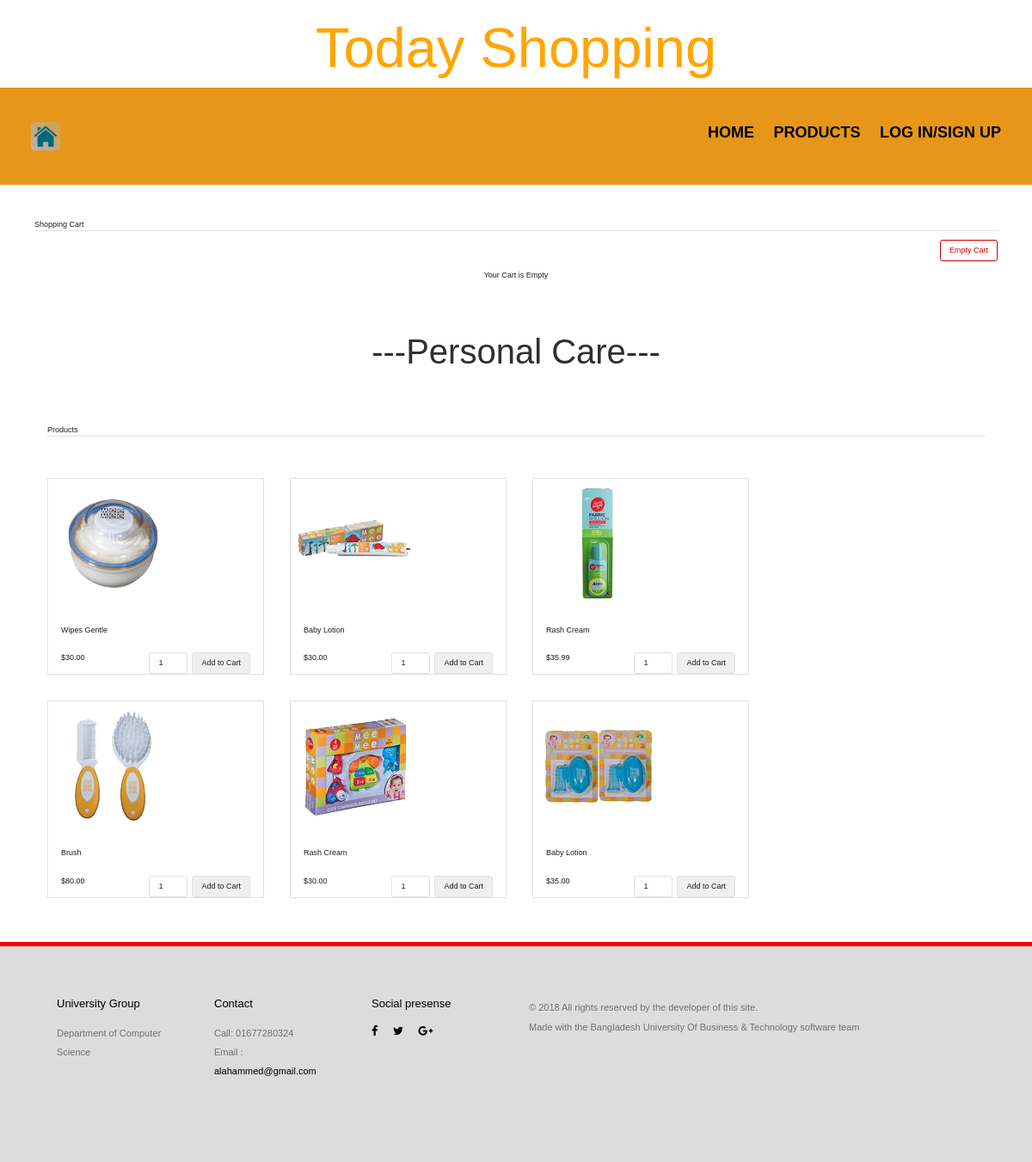
The app's page /personal-care.php with its own data.
### tables this page shows
CREATE TABLE `tblproduct` (
  `id` int(8) NOT NULL,
  `name` varchar(255) NOT NULL,
  `code` varchar(255) NOT NULL,
  `image` text NOT NULL,
  `price` double(10,2) NOT NULL,
  `catagory` varchar(200) NOT NULL,
  `u_id` int(100) NOT NULL,
  `stats` varchar(10) NOT NULL
);

### dbcontroller.php (called while the page is built, shortened)
<?php
class DBController {
	private $host = "localhost";
	private $user = "root";
	private $password = "";
	private $database = "property";
	private $conn;
	function __construct() {
		$this->conn = $this->connectDB();
	}
	function connectDB() {
		$conn = mysqli_connect($this->host,$this->user,$this->password,$this->database);
		return $conn;
	}
	function runQuery($query) {
		$result = mysqli_query($this->conn,$query);
		while($row=mysqli_fetch_assoc($result)) {
			$resultset[] = $row;
		}
		if(!empty($resultset))
			return $resultset;
	}
}
?>

### personal-care.php (the view, shortened to what this page needs)
<?php
include "header.php";
require_once("dbcontroller.php");
$db_handle = new DBController();
?>
<HTML>
<HEAD>
<link href="style.css" type="text/css" rel="stylesheet" />
</HEAD>
<BODY>
<div id="shopping-cart">
<div class="txt-heading">Shopping Cart</div>
<a id="btnEmpty" href="?action=empty">Empty Cart</a>
<?php
if(isset($_SESSION["cart_item"])){
    $total_quantity = 0;
    $total_price = 0;
?>
<table class="tbl-cart" cellpadding="10" cellspacing="1">
<tbody>
<tr>
<th style="text-align:left;">Name</th>
<th style="text-align:left;">Code</th>
<th style="text-align:right;" width="5%">Quantity</th>
<th style="text-align:right;" width="10%">Unit Price</th>
<th style="text-align:right;" width="10%">Price</th>
<th style="text-align:center;" width="5%">Remove</th>
</tr>
<?php
    foreach ($_SESSION["cart_item"] as $item){
        $item_price = $item["quantity"]*$item["price"];
		?>
				<tr>
				<td><?php if (isset($item["image"])) { ?>          <img src="upload/<?php echo $item["image"]; ?>" class="cart-item-image"><?php echo $item["name"]; ?> </a> <?php } ?> </td>
				<td><?php echo $item["code"]; ?></td>
				<td style="text-align:right;"><?php echo $item["quantity"]; ?></td>
				<td  style="text-align:right;"><?php echo "$ ".$item["price"]; ?></td>
				<td  style="text-align:right;"><?php echo "$ ". number_format($item_price,2); ?></td>
				<td style="text-align:center;"><a href="?action=remove&code=<?php echo $item["code"]; ?>" class="btnRemoveAction"><img src="icon-delete.png" alt="Remove Item" /></a></td>
				</tr>
				<?php
				$total_quantity += $item["quantity"];
				$total_price += ($item["price"]*$item["quantity"]);
		}
		?>
<tr>
<td colspan="2" align="right">Total:</td>
<td align="right"><?php echo $total_quantity; ?></td>
<td align="right" colspan="2"><strong><?php echo "$ ".number_format($total_price, 2); ?></strong></td>
<td></td>
</tr>
</tbody>
</table>
  <?php
} else {
?>
<div class="no-records">Your Cart is Empty</div>
<?php
}
?>
</div>
  <div class="container-fluid">
    <h2 class="text-center">---Personal Care---</h2>
      <br/>
<section id="product-grid">
	<div class="txt-heading">Products</div>
	<?php
	$product_array = $db_handle->runQuery("SELECT * FROM tblproduct WHERE stats=1 AND catagory='personal-care' ORDER BY id DESC");
	if (empty($product_array)) {
	echo "No product for this catagory";
	}
	else{
		foreach($product_array as $key=>$value){
	?>
		<div class="product-item">
			<form method="post" action="?action=add&code=<?php echo $product_array[$key]["code"]; ?>">
			<div class="product-image"><img src="upload/<?php echo $product_array[$key]["image"]; ?>"></div>
			<div class="product-tile-footer">
			<div class="product-title"><?php echo $product_array[$key]["name"]; ?></div>
			<div class="product-price"><?php echo "$".$product_array[$key]["price"]; ?></div>
			<div class="cart-action"><input type="text" class="product-quantity" name="quantity" value="1" size="2" /><input type="submit" value="Add to Cart" class="btnAddAction" /></div>
			</div>
			</form>
		</div>
	<?php
		}
	}
	?>
</section>
</div>
</BODY>
</HTML>
<?php include "footer.php" ?>

### css/main.css (style rules this page uses)
h2 { font-size: 40px; color: #2d3033; }
a { color: #e84545; }
body { font-family: "Open Sans", sans-serif; font-weight: 400; color: #6c7279; }

### style.css (style rules this page uses)
body { font-family: Arial; color: #211a1a; font-size: 0.9em; }
#shopping-cart { margin: 40px; }
#product-grid { margin: 40px; }
.txt-heading { color: #211a1a; border-bottom: 1px solid #E0E0E0; overflow: auto; }
#btnEmpty { background-color: #ffffff; border: #d00000 1px solid; padding: 5px 10px; color: #d00000; float: right; text-decoration: none; border-radius: 3px; margin: 10px 0px; }
.btnAddAction { padding: 5px 10px; margin-left: 5px; background-color: #efefef; border: #E0E0E0 1px solid; color: #211a1a; float: right; text-decoration: none; border-radius: 3px; cursor: pointer; }
#product-grid .txt-heading { margin-bottom: 18px; }
.product-item { float: left; background: #ffffff; margin: 30px 30px 0px 0px; border: #E0E0E0 1px solid; }
.product-image { height: 155px; width: 250px; background-color: #FFF; }
.product-title { margin-bottom: 20px; }
.product-price { float:left; }
.cart-action { float: right; }
.product-quantity { padding: 5px 10px; border-radius: 3px; border: #E0E0E0 1px solid; }
.product-tile-footer { padding: 15px 15px 0px 15px; overflow: auto; }
.no-records { text-align: center; clear: both; margin: 38px 0px; }

### records on screen
tblproduct: image (picture), name "Wipes Gentle", price "30.00"
tblproduct: image (picture), name "Baby Lotion", price "30.00"
tblproduct: image (picture), name "Rash Cream", price "35.99"
tblproduct: image (picture), name "Brush", price "80.00"
tblproduct: image (picture), name "Rash Cream", price "30.00"
tblproduct: image (picture), name "Baby Lotion", price "35.00"
